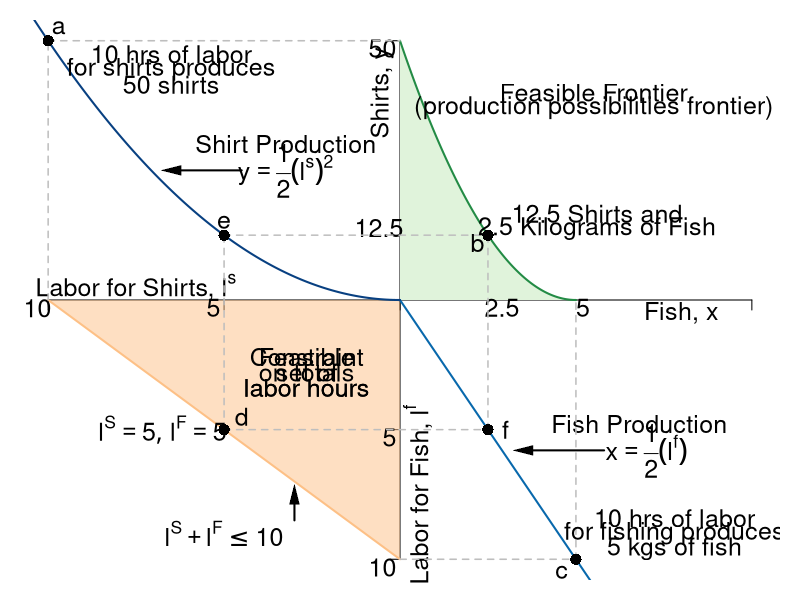

This figure's R source:
#Graph Designer: Simon Halliday
#Authors: Bowles, Foley and Halliday
#Title: Coordination, Conflict and Competition: A Text in Microeconomics

require(shape)
pdf(file = "specprodexch/ppf_eos.pdf", width = 9, height = 9)

#Set parameters for graphics
pointsize <- 1.8
axislabelsize <- 1.8
labelsize <- 1.5
namesize <- 1.8
annotatesize <- 1.5
graphlinewidth <- 2
segmentlinewidth <- 1.5

COL <- c("#7fc97f", "#beaed4", "#fdc086", "#ffff99", "#386cb0", "#f0027f", "#bf5b17", "#666666")
COLA <- c("#e0f3db", "#99d8c9","#66c2a4","#41ae76", "#238b45", "#005824")
COLB <- c("#4eb3d3", "#2b8cbe", "#0868ac","#084081")

#Edited the margins to cater for the larger LHS labels
par(mar =  c(1, 1, 1, 1))

#Change this to make it log of l 

# ppf <- function(l, k = 0.5) {
#   k * (1/l)
# }

ppf <- function(fish, k = 0.1, alpha = 2, maxfish = 5) {
  k * (fish - maxfish)^alpha 
}

fishProd <- function(l, k = 0.5){
  (-k)*l
}

feasibleLabor <- function(l, time = 10){
  - time - l
}

manufactureProd <- function(l, k = 0.1, alpha = 2){
  k * (-l)^alpha
}

xlims <- c(-10, 10)
ylims <- c(-10, 10)

npts <- 501 
x <- seq(xlims[1], xlims[2], length.out = npts)
y <- seq(ylims[1], ylims[2], length.out = npts) 
a <- c(13, 15, 17)

plot(0, 0, xlim = xlims, ylim = ylims, type = "n",
     xlab = expression(paste("")),
     ylab = expression(paste("")), 
     xaxt = "n", 
     yaxt = "n", 
     cex.lab = axislabelsize, 
     bty = "n"
)

ticksy <- c(ylims[1], -5, 0, 2.5, ylims[2])
ylabels <- c(NA, NA, NA, NA, NA)
ticksx <- c(xlims[1], -5, 0, xlims[2])
xlabels <- c(NA, NA, NA)

axis(1, at = ticksx, pos = 0, labels = xlabels)
axis(2, at = ticksy, pos = 0, labels = ylabels, las = 1)

npts <- 500 
xx1 <- seq(0, 5, length.out = npts)
xx2 <- seq(0, xlims[2], length.out = npts)
xx3 <- seq(xlims[1], 0, length.out = npts)
xx4 <- seq(-11, 0, length.out = npts)

#Draw the polygon for shading the feasible set
xpoly1 <- seq(from = 0, to = 5, length.out = 500)
ypoly1 <- ppf(xpoly1, k = 10/25, alpha = 2, maxfish = 5)
polygon(x = c(xpoly1, rev(xpoly1[1])), y = c(ypoly1, rev(ypoly1)[1]), col=COLA[1], density=NULL, border = NA)

# shade 
polygon(x = c(-10, 0, 0), 
        y = c(0, 0, -10),
        border = FALSE, col = adjustcolor(COL[3], alpha.f = 0.5))


#Draw the graphs
lines(xx1, ppf(xx1, k = 10/25, alpha = 2, maxfish = 5), col = COLA[5], lwd = graphlinewidth)
lines(xx2, fishProd(xx2, k = 2), col = COLB[3], lwd = graphlinewidth)
lines(xx3, feasibleLabor(xx3, time = 10), col = COL[3], lwd = graphlinewidth)
lines(xx4, manufactureProd(xx4, k = 0.1, alpha = 2), col = COLB[4], lwd = graphlinewidth)

#mtext(expression(paste("Quantity of fish, ", x)), side=1, line = 2.5, cex = axislabelsize)
text(-0.5, 8, expression(paste("Shirts, ", y)), xpd = TRUE, cex = annotatesize, srt = 90) 
text(8, -0.5, expression(paste("Fish, ", x)), xpd = TRUE, cex = annotatesize)
text(0.5, -7.5, expression(paste("Labor for Fish, ", l^f)), xpd = TRUE, cex = annotatesize, srt= 90) 
text(-7.5, 0.5, expression(paste("Labor for Shirts, ", l^s)), xpd = TRUE, cex = annotatesize)

#Label the points on the axes we want
text(-0.6, 2.8, expression(paste(12.5)), xpd = TRUE, cex = annotatesize)
text(-0.5, 9.7, expression(paste(50)), xpd = TRUE, cex = annotatesize)
text(2.9, -0.3, expression(paste(2.5)), xpd = TRUE, cex = annotatesize)
text(5.2, -0.3, expression(paste(5)), xpd = TRUE, cex = annotatesize)
text(-5.3, -0.3, expression(paste(5)), xpd = TRUE, cex = annotatesize)
text(-0.3, -5.3, expression(paste(5)), xpd = TRUE, cex = annotatesize)
text(-10.3, -0.3, expression(paste(10)), xpd = TRUE, cex = annotatesize)
text(-0.5, -10.3, expression(paste(10)), xpd = TRUE, cex = annotatesize)

#Label the two production functions
#Clothing
text(-3.25, 6, expression(paste("Shirt Production")), xpd = TRUE, cex = annotatesize)
text(-3.25, 5, expression(paste(y == frac(1,2)(l^s)^2)), xpd = TRUE, cex = annotatesize)
Arrows(-4.5, 5, -6.5, 5, col = "black", lty = 1, lwd = 2, arr.type = "triangle", arr.lwd = 0.5)

#Fishing
text(6.8, -4.8, expression(paste("Fish Production")), xpd = TRUE, cex = annotatesize)
text(7, -5.8, expression(paste(x == frac(1,2)(l^f))), xpd = TRUE, cex = annotatesize)
Arrows(5.8, -5.8, 3.5, -5.8, col = "black", lty = 1, lwd = 2, arr.type = "triangle", arr.lwd = 0.5)

#Draw segments for the 50/50 split of time
segments(-5, -5, -5, 2.5, lty = 2, col = "gray", lwd = segmentlinewidth)
segments(-5, -5, 2.5, -5, lty = 2, col = "gray", lwd = segmentlinewidth)
segments(-5, 2.5, 2.5, 2.5, lty = 2, col = "gray", lwd = segmentlinewidth)
segments(2.5, -5, 2.5, 2.5, lty = 2, col = "gray", lwd = segmentlinewidth)

#Annotate Max time on clothes
segments(-10, 0, -10, 10, lty = 2, col = "gray", lwd = segmentlinewidth)
segments(-10, 10, 0, 10, lty = 2, col = "gray", lwd = segmentlinewidth)
text(-6.5, 9.5, expression(paste("10 hrs of labor")), cex = annotatesize)
text(-6.5, 8.9, expression(paste("for shirts produces")),  cex = annotatesize)
text(-6.5, 8.3, expression(paste("50 shirts")),  cex = annotatesize)
points(-10, 10, pch = 16, col = "black", cex = 1.5)
text(-9.7, 10.5, expression(paste("a")),  cex = annotatesize)

points(-5, 2.5, pch = 16, col = "black", cex = 1.5)
text(-5, 3, expression(paste("e")), cex = annotatesize)

#Annotate Max time on fishing
segments(0, -10, 5, -10, lty = 2, col = "gray", lwd = segmentlinewidth)
segments(5, -10, 5, 0, lty = 2, col = "gray", lwd = segmentlinewidth)
text(7.8, -8.4, expression(paste("10 hrs of labor")), cex = annotatesize)
text(7.8, -9, expression(paste("for fishing produces")),cex = annotatesize)
text(7.8, -9.6, expression(paste("5 kgs of fish")), cex = annotatesize)
points(5, -10, pch = 16, col = "black", cex = 1.5)
text(4.6, -10.5, expression(paste("c")), cex = annotatesize)

points(2.5, -5, pch = 16, col = "black", cex = 1.5)
text(3, -5, expression(paste("f")), cex = annotatesize)

#Annotate point on ppf 
points(2.5, 2.5, pch = 16, col = "black", cex = 1.5)
text(5.6, 3.35, expression(paste("12.5 Shirts and")),cex = annotatesize)
text(5.6, 2.75, expression(paste("2.5 Kilograms of Fish")), cex = annotatesize)
text(2.2, 2.2, expression(paste("b")), cex = annotatesize)

#Annotate point on labor feasibility frontier
points(-5, -5, pch = 16, col = "black", cex = 1.5)
text(-6.75, -5, expression(paste(list(l^S ==5, l^F == 5) )),cex = annotatesize)
text(-4.5, -4.5, expression(paste("d")),cex = annotatesize)


text(-2.65, -2.2, expression("Constraint"),cex = labelsize)
text(-2.65, -2.8, expression("on totals"),cex = labelsize)
text(-2.65, -3.4, expression("labor hours"),cex = labelsize)
text(-5, -9, expression(paste(l^S + l^F <= 10)),cex = annotatesize)
Arrows(-3, -8.5, -3, -7.5, col = "black", lty = 1, lwd = 2, arr.type = "triangle", arr.lwd = 0.5)

#Label the feasible frontier
text(5.5, 8, expression("Feasible Frontier"), cex = annotatesize)
text(5.5, 7.4, expression("(production possibilities frontier)"), cex = annotatesize)

# Label constaint 
#Label the feasible frontier
text(-2.65, -2.2, expression("Feasible"),cex = labelsize)
text(-2.65, -2.8, expression("set of"),cex = labelsize)
text(-2.65, -3.4, expression("labor hours"),cex = labelsize)



dev.off()
